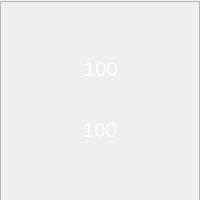
<?xml version="1.0" encoding="UTF-8"?>
<ui version="4.0">
 <class>SmallPlate</class>
 <widget class="QWidget" name="SmallPlate">
  <property name="geometry">
   <rect>
    <x>0</x>
    <y>0</y>
    <width>200</width>
    <height>200</height>
   </rect>
  </property>
  <property name="windowTitle">
   <string>Form</string>
  </property>
  <widget class="PlateFrame" name="frame">
   <property name="geometry">
    <rect>
     <x>0</x>
     <y>1</y>
     <width>200</width>
     <height>200</height>
    </rect>
   </property>
   <property name="styleSheet">
    <string notr="true">background-image: url(:/pic/小表.png);
background-position:center;
background-repeat:no-repeat;</string>
   </property>
   <property name="frameShape">
    <enum>QFrame::StyledPanel</enum>
   </property>
   <property name="frameShadow">
    <enum>QFrame::Plain</enum>
   </property>
   <property name="lineWidth">
    <number>0</number>
   </property>
   <widget class="QLabel" name="r_label">
    <property name="geometry">
     <rect>
      <x>70</x>
      <y>116</y>
      <width>60</width>
      <height>25</height>
     </rect>
    </property>
    <property name="font">
     <font>
      <pointsize>15</pointsize>
     </font>
    </property>
    <property name="styleSheet">
     <string notr="true">color: rgb(255, 255, 255);</string>
    </property>
    <property name="text">
     <string>100</string>
    </property>
    <property name="alignment">
     <set>Qt::AlignCenter</set>
    </property>
   </widget>
   <widget class="QLabel" name="l_label">
    <property name="geometry">
     <rect>
      <x>71</x>
      <y>55</y>
      <width>60</width>
      <height>25</height>
     </rect>
    </property>
    <property name="font">
     <font>
      <pointsize>15</pointsize>
     </font>
    </property>
    <property name="styleSheet">
     <string notr="true">color: rgb(255, 255, 255);</string>
    </property>
    <property name="text">
     <string>100</string>
    </property>
    <property name="alignment">
     <set>Qt::AlignCenter</set>
    </property>
   </widget>
  </widget>
 </widget>
 <customwidgets>
  <customwidget>
   <class>PlateFrame</class>
   <extends>QFrame</extends>
   <header>plateframe.h</header>
   <container>1</container>
  </customwidget>
 </customwidgets>
 <resources/>
 <connections/>
</ui>
